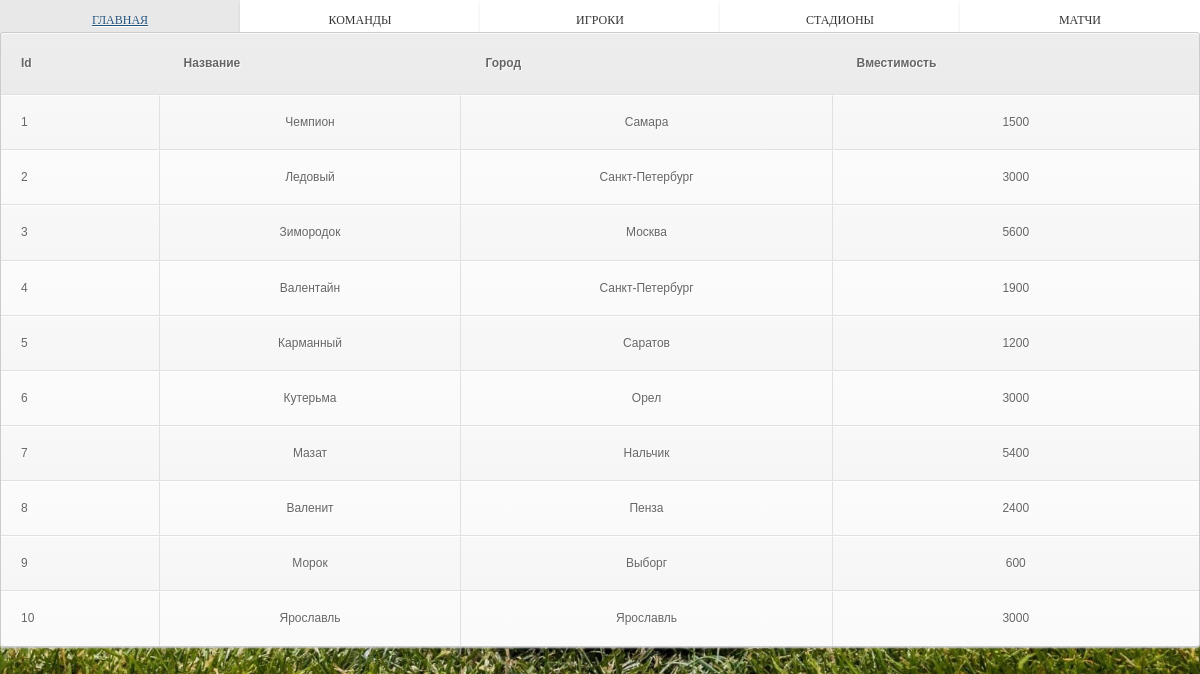
/Osip/core/Stadiums.php (signed in), run on the app's committed database.
### tables this page shows
CREATE TABLE `stadium` (
  `Id` int(10) UNSIGNED NOT NULL,
  `Name` varchar(255) NOT NULL,
  `City` varchar(255) NOT NULL,
  `Capacity` int(10) UNSIGNED NOT NULL
);

### Osip/core/Stadiums.php (the view, shortened to what this page needs)
<!DOCTYPE html>
<html>
<head>
    <link rel="stylesheet" href="Site.css" media="screen" type="text/css" />
    <link rel="stylesheet" href="Style.css" media="screen" type="text/css" />
    <link rel="stylesheet" href="https://maxcdn.bootstrapcdn.com/bootstrap/3.3.6/css/bootstrap.min.css">
</head>
<body>
<div id="Navigation">
    <ul class="Navigation">
        <li><a href="Site.php">Главная</a></li>
        <li><a href="Teams.php">Команды</a></li>
        <li><a href="Players.php">Игроки</a></li>
        <li><a href="Stadiums.php">Стадионы</a></li>
        <li><a href="Results.php">Матчи</a></li>
    </ul>
</div>
<?php
$settings = [
    'host' => 'localhost',
    'user' => 'root',
    'password' => '',
    'db_name' =>'football'
];
$link = mysqli_connect($settings['host'],$settings['user'],$settings['password'],$settings['db_name']);
mysqli_set_charset ($link , 'utf8');
$query = "SELECT * FROM stadium WHERE 1";
$result = mysqli_query($link, $query) or die("Ошибка".mysqli_error($link));
if($result === false)
{
    echo mysqli_error($link);
}
else
{
    $rows = mysqli_num_rows($result);
    echo "<table class=\"simple-little-table\" cellspacing='0' ><tr><th>Id</th><th>Название</th><th>Город</th><th>Вместимость</th></tr>";
    for($i = 0; $i < $rows ; ++$i)
    {
        $row = mysqli_fetch_row($result);
        echo "<tr>";
        for ($j = 0 ; $j < 4 ; ++$j) echo "<td>$row[$j]</td>";
        echo "</tr>";
    }
    echo "</table>";
}
?>
</body>
</html>

### Osip/core/Site.css (style rules this page uses)
html { background: url(2.jpg) no-repeat center center fixed; -webkit-background-size: cover; -moz-background-size: cover; -o-background-size: cover; background-size: cover; font-size: 20px; }
body { margin: 0; padding: 0; font-family: sans-serif; }
#Navigation { width: 100%; }
.Navigation { height: 50px; padding: 0; width: 100%; margin: 0; position: absolute; }
.Navigation li { height: auto; width: 20%; float: left; text-align: center; list-style: none; font:12px "Bonveno", "Century Gothic"; padding: 0; margin: 0; background-color: white; box-shadow: 0 1px 0 rgba(255,255,255, .9) inset, 0 1px 3px rgba(0,0,0, .1); border-radius: 3px; margin-left: 0px; }
.Navigation a { padding: 13px; text-decoration: none; color:#333; text-shadow: 0 1px #fff; text-decoration: none; text-transform: uppercase; display: block; }

### Osip/core/style.css (style rules this page uses)
html { background: url(2.jpg) no-repeat center center fixed; -webkit-background-size: cover; -moz-background-size: cover; -o-background-size: cover; background-size: cover; font-size: 50px; }
body table { font-family:Tahoma, Verdana, Arial, 'Sans Serif'; font-size: 30px; }
.simple-little-table { top: 4%; left: 0%; width: 100%; max-width: 100%; position: absolute; font-family:Arial, Helvetica, sans-serif; color:#666; font-size:12px; text-shadow: 1px 1px 0px #fff; background:#eaebec; margin: 0px; border:#ccc 1px solid; border-collapse:separate; -moz-border-radius:3px; -webkit-border-radius:3px; border-radius:3px; -moz-box-shadow: 0 1px 2px #d1d1d1; -webkit-box-shadow: 0 1px 2px #d1d1d1; box-shadow: 0 1px 2px #d1d1d1; }
.simple-little-table th { font-weight:bold; height: 5%; padding:21px 25px 22px 25px; border-top:1px solid #fafafa; border-bottom:1px solid #e0e0e0; background: #ededed; background: -webkit-gradient(linear, left top, left bottom, from(#ededed), to(#ebebeb)); background: -moz-linear-gradient(top, #ededed, #ebebeb); }
.simple-little-table th:first-child { text-align: left; padding-left:20px; }
.simple-little-table tr:first-child th:first-child { -moz-border-radius-topleft:3px; -webkit-border-top-left-radius:3px; border-top-left-radius:3px; }
.simple-little-table tr:first-child th:last-child { -moz-border-radius-topright:3px; -webkit-border-top-right-radius:3px; border-top-right-radius:3px; }
.simple-little-table tr { text-align: center; padding-left:20px; }
.simple-little-table tr td:first-child { text-align: left; padding-left:20px; border-left: 0; }
.simple-little-table tr td { padding:18px; border-top: 1px solid #ffffff; border-bottom:1px solid #e0e0e0; border-left: 1px solid #e0e0e0; background: #fafafa; background: -webkit-gradient(linear, left top, left bottom, from(#fbfbfb), to(#fafafa)); background: -moz-linear-gradient(top, #fbfbfb, #fafafa); }
.simple-little-table tr:nth-child(even) td { background: #f6f6f6; background: -webkit-gradient(linear, left top, left bottom, from(#f8f8f8), to(#f6f6f6)); background: -moz-linear-gradient(top, #f8f8f8, #f6f6f6); }
.simple-little-table tr:last-child td { border-bottom:0; }
.simple-little-table tr:last-child td:first-child { -moz-border-radius-bottomleft:3px; -webkit-border-bottom-left-radius:3px; border-bottom-left-radius:3px; }
.simple-little-table tr:last-child td:last-child { -moz-border-radius-bottomright:3px; -webkit-border-bottom-right-radius:3px; border-bottom-right-radius:3px; }
#Navigation { width: 100%; height: 40px; }
.Navigation { height: 50px; padding: 0; width: 100%; margin: 0; position: absolute; }
.Navigation li { height: auto; width: 20%; float: left; text-align: center; list-style: none; font:12px "Bonveno", "Century Gothic"; padding: 0; margin: 0; background-color: white; box-shadow: 0 1px 0 rgba(255,255,255, .9) inset, 0 1px 3px rgba(0,0,0, .1); border-radius: 3px; margin-left: 0px; }
.Navigation a { padding: 13px; text-decoration: none; color:#333; text-shadow: 0 1px #fff; text-decoration: none; text-transform: uppercase; display: block; }

### data on the page
stadium: Id "1", Name "Чемпион", City "Самара", Capacity "1500"
stadium: Id "2", Name "Ледовый", City "Санкт-Петербург", Capacity "3000"
stadium: Id "3", Name "Зимородок", City "Москва", Capacity "5600"
stadium: Id "4", Name "Валентайн", City "Санкт-Петербург", Capacity "1900"
stadium: Id "5", Name "Карманный", City "Саратов", Capacity "1200"
stadium: Id "6", Name "Кутерьма", City "Орел", Capacity "3000"
stadium: Id "7", Name "Мазат", City "Нальчик", Capacity "5400"
stadium: Id "8", Name "Валенит", City "Пенза", Capacity "2400"
stadium: Id "9", Name "Морок", City "Выборг", Capacity "600"
stadium: Id "10", Name "Ярославль", City "Ярославль", Capacity "3000"
